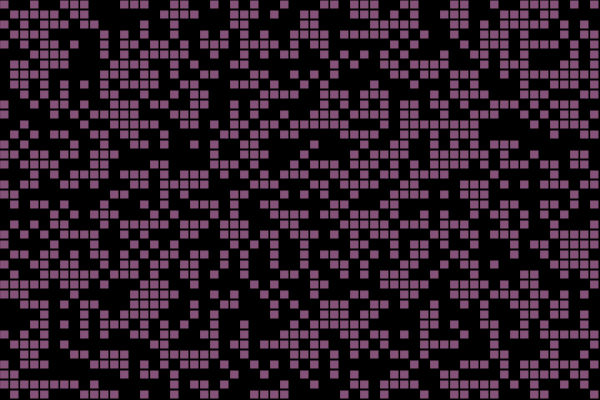
Frame 1 (no input)
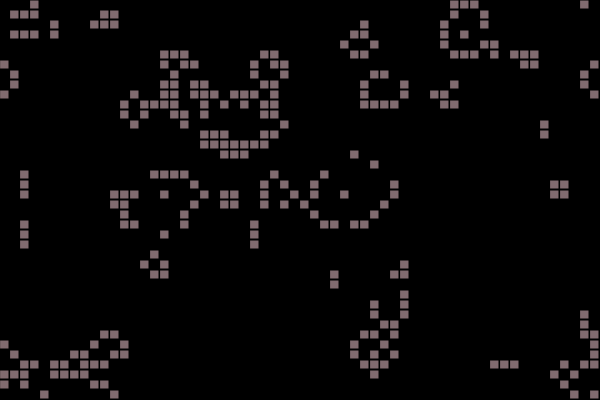
Frame 60 (no input)
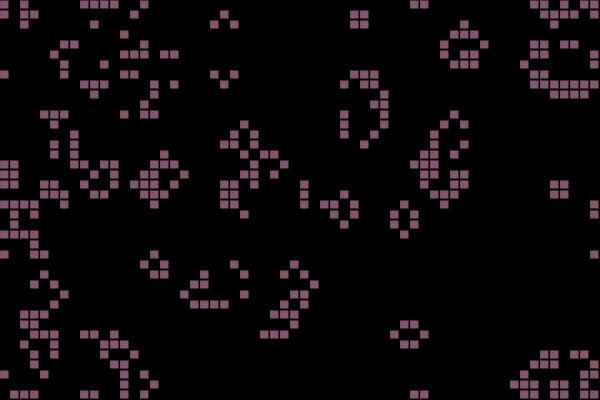
Frame 120 (the mouse pressed at the canvas centre since frame 60)

The p5.js sketch that drew these frames (run headless with seeded random() and noise() and a simulated clock; from frame 60 on, the mouse is pressed at the canvas centre):

// p5.js sketch
// ── sketch.js
let grid;
let cols;
let rows;
let reso=10;

function setup() {
  createCanvas(600, 400);
  cols = width/reso;
  rows = height/reso;
  grid = make2DArray(cols,rows);
   for (let i = 0; i < cols; i++) {
    for (let j = 0; j < rows; j++) {
      grid[i][j] = floor(random(2));
    }
  }
  t=0;
}

function make2DArray(cols, rows) {
  let arr = new Array(cols);
  for (let i = 0; i < arr.length; i++) {
    arr[i] = new Array(rows);
  }
  return arr;
}



function draw() {
  background(0);
  
  
  for (let i = 0; i < cols; i++) {
    for (let j = 0; j < rows; j++) {
      let x = i * reso;
      let y = j * reso;
      if (grid[i][j] == 1) {
        fill(255);
        stroke(0);
        r = 255*(noise(t+10)+noise(t+15))/2
        g = 255*(noise(t+20)+noise(t+25))/2
        b = 255*(noise(t+30)+noise(t+35))/2
        fill(r,g,b)
        rect(x, y, reso - 1, reso - 1);
      }
    }
  }
  
  let nextgen = make2DArray(cols, rows);
  for (let i = 0; i < cols; i++) {
    for (let j = 0; j < rows; j++) {
      let state = grid[i][j];
      // Count live neighbors!
      let sum = 0;
      let neighbors = countNeighbors(grid, i, j);

      if (state == 0 && neighbors == 3) {
        nextgen[i][j] = 1;
      } else if (state == 1 && (neighbors < 2 || neighbors > 3)) {
        nextgen[i][j] = 0;
      } else {
        nextgen[i][j] = state;
      }

    }
  }
  
  grid = nextgen;
  t+=0.01

}

function countNeighbors(grid, x, y) {
  let sum = 0;
  for (let i = -1; i < 2; i++) {
    for (let j = -1; j < 2; j++) {
      let col = (x + i + cols) % cols;
      let row = (y + j + rows) % rows;
      sum += grid[col][row];
    }
  }
  sum -= grid[x][y];
  return sum;
}
